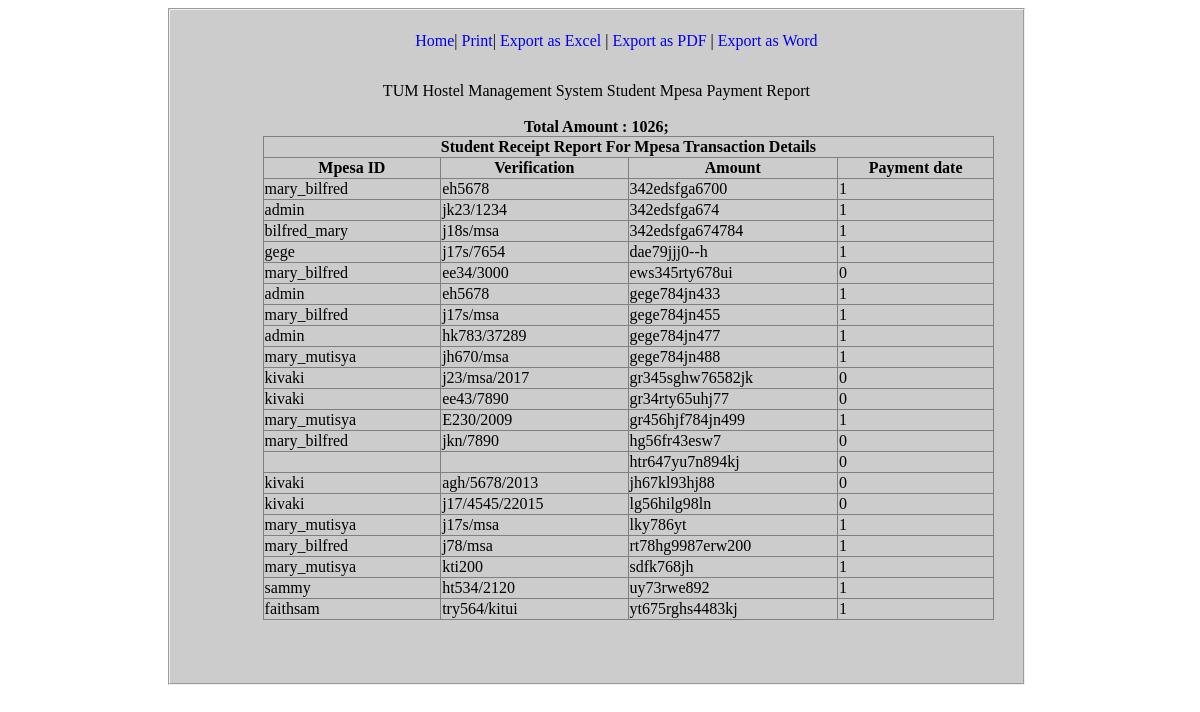
Page /admin/studentpaymentreport.php on the committed database.
### tables this page shows
CREATE TABLE IF NOT EXISTS `payments` (
  `username` varchar(50) NOT NULL,
  `studentid` varchar(50) NOT NULL,
  `mpesa_id` varchar(50) NOT NULL,
  `verified` set('1','0') NOT NULL,
  `amount` decimal(10,0) NOT NULL,
  `paymentdate` date NOT NULL,
  `receipt_num` varchar(50) NOT NULL,
  PRIMARY KEY (`mpesa_id`),
  KEY `studentid` (`studentid`),
  KEY `studentid_2` (`studentid`),
  KEY `username` (`username`)
);

### admin/includes/Database.php (called while the page is built, shortened)
<?php
class Database {
	var $connection = "";
	var $query = "";
	function __construct($sql){
	$this->username = "mutisya";
	$this->password = "kivaki";
	$this->host="localhost";
	$this->database = "tumhostel";
	$this->connection = mysqli_connect($this->host,$this->username,$this->password);
	mysqli_select_db($this->connection,$this->database);
	$this->query = $sql;
	}
	function execute_query(){
		$resp = mysqli_query($this->connection,$this->query)or die(mysql_error());
		return $resp;
		}
	}
?>

### admin/studentpaymentreport.php (the view, shortened to what this page needs)
<html>
<head><title>Student Mpesa Report</title>
<link rel=stylesheet href="../styles/reports.css" />
</head>
<body>
<fieldset id="rooms">
<ul>
<li><a href=index.php>Home</a>|</li>
<li><a href=javascript:window.print()>Print</a>|</li>
<li><a href=#>Export as Excel</a> | </li>
<li><a href=#>Export as PDF</a> | </li>
<li><a href=#>Export as Word</a></li>
</ul>
<div id=controls><label for=cboacad>TUM Hostel Management System Student Mpesa Payment Report</label>
<br/><br/>
<?php
include 'includes/Database.php';
$sql1 = "SELECT * FROM payments";
$db = new Database($sql1);
$amount = 0;
$resp = $db->execute_query();
while ($row = mysqli_fetch_row($resp)){
$amount += $row[2];
	}
$sql  = "SELECT * FROM payments";
$db2 = new Database($sql);
$resp2 = $db2->execute_query();
echo "<table border=1 id=tblres >";
echo "<tr><th colspan=5>Student Receipt Report For Mpesa Transaction Details</th></tr>";
echo "<tr><th>Mpesa ID</th><th>Verification</th><th>Amount</th><th>Payment date</th></tr>";
while ($row = mysqli_fetch_row($resp2)){
echo "<tr><td>$row[0]</td><td>$row[1]</td><td>$row[2]</td><td>$row[3]</td></tr>";
	}
 echo "<tr><b>Total Amount : $amount;</b></tr>" ;
echo "</table>";
?>
<br/><br/></div>
</fieldset>
</body>
</html>

### styles/reports.css (style rules this page uses)
@media screen { table { border-collapse:collapse; margin-left:4em; } }
@media screen { td,th { width:10%; font-family:calibri; } }
@media screen { li { list-style:none; display:inline; font-family:calibri; } }
@media screen { ul { text-align:center; } }
@media screen { li a { text-decoration:none; } }
@media screen { #rooms { background-color:#CCCCCC; width:70%; margin-left:10em; margin-right:2em; } }
@media screen { #controls { padding: 2%; text-align:center; font-family:calibri; font-family:calibri; } }

### rows in the picture
payments: username "mary_bilfred", studentid "eh5678", mpesa_id "342edsfga6700", verified "1"
payments: username "admin", studentid "jk23/1234", mpesa_id "342edsfga674", verified "1"
payments: username "bilfred_mary", studentid "j18s/msa", mpesa_id "342edsfga674784", verified "1"
payments: username "gege", studentid "j17s/7654", mpesa_id "dae79jjj0--h", verified "1"
payments: username "mary_bilfred", studentid "ee34/3000", mpesa_id "ews345rty678ui", verified "0"
payments: username "admin", studentid "eh5678", mpesa_id "gege784jn433", verified "1"
payments: username "mary_bilfred", studentid "j17s/msa", mpesa_id "gege784jn455", verified "1"
payments: username "admin", studentid "hk783/37289", mpesa_id "gege784jn477", verified "1"
payments: username "mary_mutisya", studentid "jh670/msa", mpesa_id "gege784jn488", verified "1"
payments: username "kivaki", studentid "j23/msa/2017", mpesa_id "gr345sghw76582jk", verified "0"
payments: username "kivaki", studentid "ee43/7890", mpesa_id "gr34rty65uhj77", verified "0"
payments: username "mary_mutisya", studentid "E230/2009", mpesa_id "gr456hjf784jn499", verified "1"
payments: username "mary_bilfred", studentid "jkn/7890", mpesa_id "hg56fr43esw7", verified "0"
payments: mpesa_id "htr647yu7n894kj", verified "0"
payments: username "kivaki", studentid "agh/5678/2013", mpesa_id "jh67kl93hj88", verified "0"
payments: username "kivaki", studentid "j17/4545/22015", mpesa_id "lg56hilg98ln", verified "0"
payments: username "mary_mutisya", studentid "j17s/msa", mpesa_id "lky786yt", verified "1"
payments: username "mary_bilfred", studentid "j78/msa", mpesa_id "rt78hg9987erw200", verified "1"
payments: username "mary_mutisya", studentid "kti200", mpesa_id "sdfk768jh", verified "1"
payments: username "sammy", studentid "ht534/2120", mpesa_id "uy73rwe892", verified "1"
payments: username "faithsam", studentid "try564/kitui", mpesa_id "yt675rghs4483kj", verified "1"

### other values in the picture
$amount "1026"
